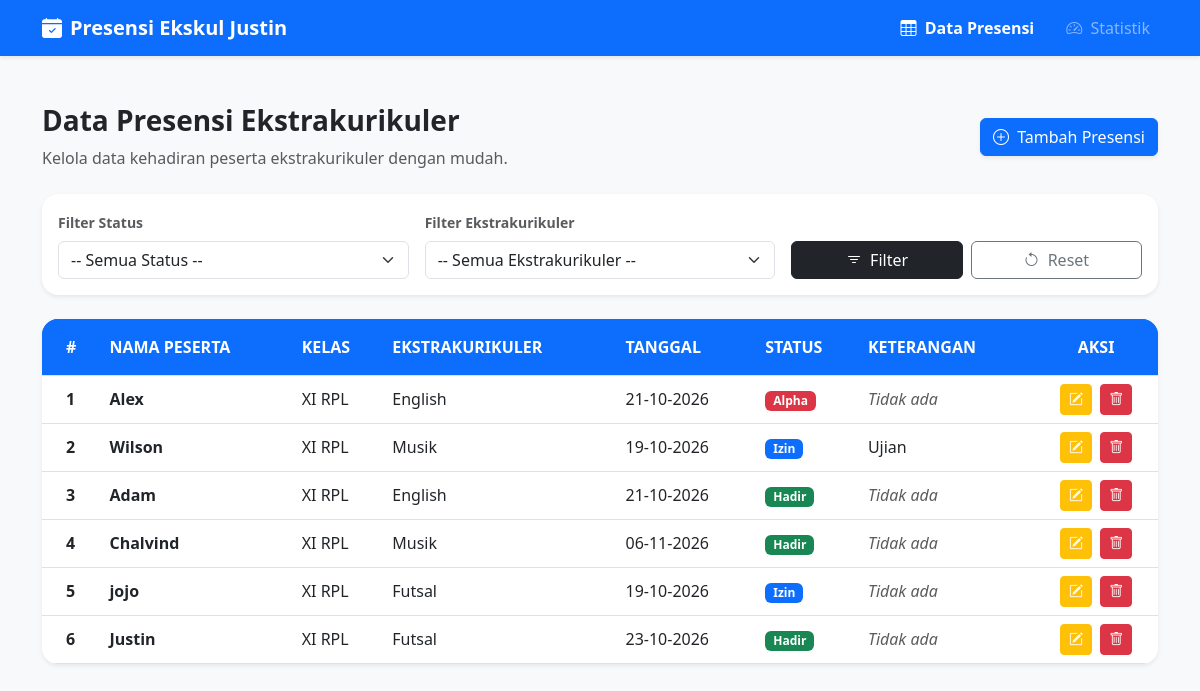
The page / on the database its author committed.
### tables this page shows
CREATE TABLE `presensi_ekskul` (
  `id_presensi` int(11) NOT NULL,
  `nama_peserta` varchar(50) NOT NULL,
  `kelas` varchar(20) NOT NULL,
  `ekstrakurikuler` varchar(50) NOT NULL,
  `tanggal` date NOT NULL,
  `status` enum('Hadir','Izin','Sakit','Alpha') NOT NULL,
  `keterangan` varchar(100) NOT NULL
);

### index.php (the view, shortened to what this page needs)
<?php
include 'koneksi.php';
$sql = "SELECT * FROM presensi_ekskul WHERE 1=1";
$params = [];
$sql .= " ORDER BY id_presensi DESC";
$stmt = $pdo->prepare($sql);
$stmt->execute($params);
?>
<!DOCTYPE html>
<html lang="id">
<head>
    <link href="https://cdn.jsdelivr.net/npm/bootstrap@5.3.0/dist/css/bootstrap.min.css" rel="stylesheet">
    <link rel="stylesheet" href="https://cdn.jsdelivr.net/npm/bootstrap-icons@1.10.5/font/bootstrap-icons.css">
</head>
<body class="bg-light">
    <nav class="navbar navbar-expand-lg navbar-dark bg-primary shadow-sm">
        <div class="container">
            <a class="navbar-brand fw-bold" href="index.php"><i class="bi bi-calendar-check-fill me-2"></i>Presensi Ekskul Justin</a>
            <div class="navbar-nav ms-auto flex-row gap-3">
                <a class="nav-link active fw-bold text-white" href="index.php"><i class="bi bi-table me-1"></i> Data Presensi</a>
                <a class="nav-link text-white-50" href="dashboard.php"><i class="bi bi-speedometer2 me-1"></i> Statistik</a>
            </div>
        </div>
    </nav>
    <div class="container my-5">
        <div class="d-flex justify-content-between align-items-center mb-4">
            <div>
                <h3 class="fw-bold text-dark">Data Presensi Ekstrakurikuler</h3>
                <p class="text-muted mb-0">Kelola data kehadiran peserta ekstrakurikuler dengan mudah.</p>
            </div>
            <a href="tambah.php" class="btn btn-primary shadow-sm">
                <i class="bi bi-plus-circle me-1"></i> Tambah Presensi
            </a>
        </div>
        <div class="card shadow-sm border-0 rounded-4 mb-4 p-3 bg-white">
            <form method="GET" action="" class="row g-3 align-items-end">
                <div class="col-md-4">
                    <label class="form-label fw-semibold small text-muted">Filter Status</label>
                    <select name="status" class="form-select">
                        <option value="">-- Semua Status --</option>
                    </select>
                </div>
                <div class="col-md-4">
                    <label class="form-label fw-semibold small text-muted">Filter Ekstrakurikuler</label>
                    <select name="ekstrakurikuler" class="form-select">
                        <option value="">-- Semua Ekstrakurikuler --</option>
                    </select>
                </div>
                <div class="col-md-4 d-flex gap-2">
                    <button type="submit" class="btn btn-dark w-100"><i class="bi bi-filter me-1"></i> Filter</button>
                    <a href="index.php" class="btn btn-outline-secondary w-100"><i class="bi bi-arrow-counterclockwise me-1"></i> Reset</a>
                </div>
            </form>
        </div>
        <div class="card shadow-sm border-0 rounded-4 overflow-hidden">
            <div class="card-body p-0">
                <div class="table-responsive">
                    <table class="table table-hover align-middle mb-0">
                        <thead class="bg-primary text-white text-uppercase fs-7">
                            <tr>
                                <th class="py-3 ps-4 bg-primary text-white">#</th>
                                <th class="py-3 bg-primary text-white">Nama Peserta</th>
                                <th class="py-3 bg-primary text-white">Kelas</th>
                                <th class="py-3 bg-primary text-white">Ekstrakurikuler</th>
                                <th class="py-3 bg-primary text-white">Tanggal</th>
                                <th class="py-3 bg-primary text-white">Status</th>
                                <th class="py-3 bg-primary text-white">Keterangan</th>
                                <th class="py-3 text-center bg-primary text-white">Aksi</th>
                            </tr>
                        </thead>
                        <tbody>
                            <?php
                            $no = 1;
                            while ($row = $stmt->fetch(PDO::FETCH_ASSOC)) {
                                $badgeClass = match($row['status']) {
                                    'Hadir' => 'bg-success',
                                    'Izin'  => 'bg-primary',
                                    'Sakit' => 'bg-warning text-dark',
                                    'Alpha' => 'bg-danger',
                                    default => 'bg-secondary'
                                };
                                echo "<tr>
                                    <td class='ps-4 fw-bold'>{$no}</td>
                                    <td><strong>" . htmlspecialchars($row['nama_peserta']) . "</strong></td>
                                    <td>" . htmlspecialchars($row['kelas']) . "</td>
                                    <td>" . htmlspecialchars($row['ekstrakurikuler']) . "</td>
                                    <td>" . date('d-m-Y', strtotime($row['tanggal'])) . "</td>
                                    <td><span class='badge {$badgeClass} px-2 py-1'>{$row['status']}</span></td>
                                    <td>" . (!empty($row['keterangan']) ? htmlspecialchars($row['keterangan']) : '<span class="text-muted fst-italic">Tidak ada</span>') . "</td>
                                    <td class='text-center'>
                                        <a href='edit.php?id={$row['id_presensi']}' class='btn btn-sm btn-warning text-white me-1' title='Edit'><i class='bi bi-pencil-square'></i></a>
                                        <a href='hapus.php?id={$row['id_presensi']}' class='btn btn-sm btn-danger' title='Hapus' onclick='return confirm(\"Yakin ingin menghapus data ini?\")'><i class='bi bi-trash'></i></a>
                                    </td>
                                </tr>";
                                $no++;
                            }
                            ?>
                        </tbody>
                    </table>
                </div>
            </div>
        </div>
    </div>
</body>
</html>

### rows shown on the page
presensi_ekskul: nama_peserta "Alex", kelas "XI RPL", ekstrakurikuler "English", tanggal "21-10-2026", status "Alpha", keterangan "Tidak ada"
presensi_ekskul: nama_peserta "Wilson", kelas "XI RPL", ekstrakurikuler "Musik", tanggal "19-10-2026", status "Izin", keterangan "Ujian"
presensi_ekskul: nama_peserta "Adam", kelas "XI RPL", ekstrakurikuler "English", tanggal "21-10-2026", status "Hadir", keterangan "Tidak ada"
presensi_ekskul: nama_peserta "Chalvind", kelas "XI RPL", ekstrakurikuler "Musik", tanggal "06-11-2026", status "Hadir", keterangan "Tidak ada"
presensi_ekskul: nama_peserta "jojo", kelas "XI RPL", ekstrakurikuler "Futsal", tanggal "19-10-2026", status "Izin", keterangan "Tidak ada"
presensi_ekskul: nama_peserta "Justin", kelas "XI RPL", ekstrakurikuler "Futsal", tanggal "23-10-2026", status "Hadir", keterangan "Tidak ada"
